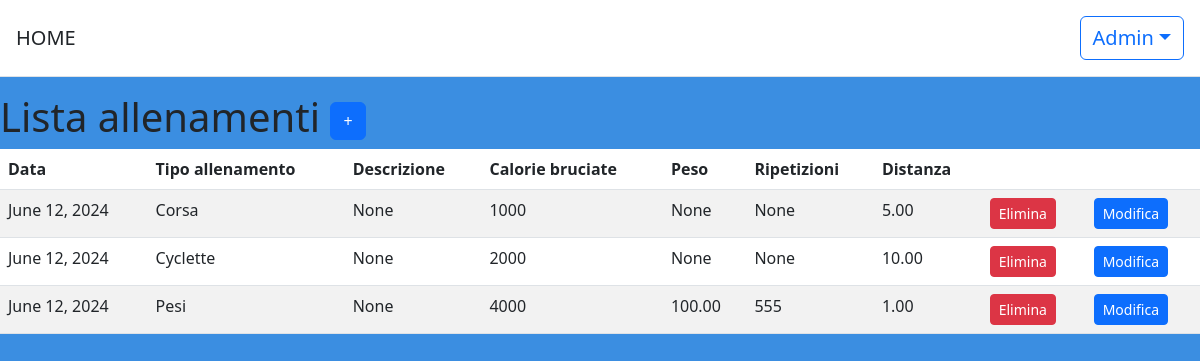
Page /workouts/ (signed in) on the committed database.
### users/models.py (models this page shows)
class CustomUser(AbstractUser):
    nome = models.CharField(max_length=100, null=True, blank=True)
    cognome = models.CharField(max_length=100, null=True, blank=True)
    età = models.PositiveIntegerField(null=True, blank=True)
    peso = models.PositiveIntegerField(null=True, blank=True)
    altezza = models.PositiveIntegerField(null=True, blank=True)

### workouts/models.py (models this page shows, shortened)
class Workout(models.Model):
    WORKOUT_TYPES = (
        ('Corsa', 'Corsa'),
        ('Pesi', 'Pesi'),
        ('Cyclette', 'Cyclette'),
        ('Altro', 'Altro'),
    )
    date = models.DateField(auto_now_add=True)
    repetitions = models.IntegerField(null=True, blank=True)
    weight = models.DecimalField(max_digits=5, decimal_places=2, null=True, blank=True)
    calories_burned = models.IntegerField(null=False, blank=False)
    workout_type = models.CharField(max_length=20, choices=WORKOUT_TYPES)
    distance = models.DecimalField(max_digits=5, decimal_places=2, null=True, blank=True)
    descrizione = models.CharField(max_length=50, null=True, blank=True)
    utente = models.ForeignKey(settings.AUTH_USER_MODEL, on_delete=models.CASCADE, null=True, blank=True, default=None)
    goal = models.ForeignKey('goals.GoalModel', on_delete=models.CASCADE, null=True, blank=True, default=None)

### workouts/views.py (the view)
# urls.py: path('', views.workout_list, name='workout_list'),
@login_required
def workout_list(request):
    workouts = Workout.objects.filter(utente=request.user)
    return render(request, 'workout_list.html', {'workouts': workouts})

### templates/workout_list.html (shortened to what this page needs)
{% extends "base.html" %}
{% block content %}
  <h1>
    Lista allenamenti
    <a href="{% url 'workouts' %}" class="btn btn-primary"> + </a>
  </h1>
 <div class="table-responsive" >
  <table class="table table-striped">
    <thead>
      <tr>
        <th>Data</th>
        <th>Tipo allenamento</th>
        <th>Descrizione</th>
        <th>Calorie bruciate</th>
        <th>Peso</th>
        <th>Ripetizioni</th>
        <th>Distanza</th>
        <th></th>
        <th></th>
      </tr>
    </thead>
    <tbody>
      {% for workout in workouts %}
        <tr>
          <td>{{ workout.date }}</td>
          <td>{{ workout.workout_type }}</td>
          <td>{{ workout.descrizione }}</td>
          <td>{{ workout.calories_burned }}</td>
          <td>{{ workout.weight }}</td>
          <td>{{ workout.repetitions }}</td>
          <td>{{ workout.distance }}</td>
          <td>
            <form action="{% url 'delete' workout.pk %}" method="post">
              <button type="submit" class="btn btn-danger btn-sm">Elimina</button>
            </form>
          </td>
          <td>
            <form action="{% url 'update' workout.pk %}" method="post">
              <button type="submit" class="btn btn-primary btn-sm">Modifica</button>
            </form>
          </td>
        </tr>
      {% empty %}
        <tr>
          <td colspan="8">Nessun allenamento trovato.</td>
        </tr>
      {% endfor %}
    </tbody>
  </table>
  </div>
{% endblock content %}

### templates/base.html (shortened to what this page needs)
<!DOCTYPE html>
<html>
{% load static %}
<head>
    <link href="https://cdn.jsdelivr.net/npm/bootstrap@5.2.3/dist/css/bootstrap.min.css" rel="stylesheet"
>
   <link rel="stylesheet" href="https://cdnjs.cloudflare.com/ajax/libs/bootstrap/5.3.0/css/bootstrap.min.css">
</head>
<header class="p-3 mb-3 border-bottom" style="background-color: white">
        <div class="d-flex flex-wrap align-items-center justify-content-center justify-content-lg-start">
            <a class="navbar-brand" href="{% url 'homeview' %}" style="font-size:20px">HOME</a>
            <div class="text-end">
                {% if user.is_authenticated %}
                <div class="dropdown" >
                    <button style="font-size:20px" class="btn btn-outline-primary dropdown-toggle" type="button" id="dropdownMenuButton" data-bs-toggle="dropdown" aria-expanded="false">
                        {{ user.username }}</button>
                </div>
                {% else %}
                <a href="{% url 'users:login' %}" class="btn btn-outline-primary me-2">Log In</a>
                <a href="{% url 'users:signup' %}" class="btn btn-primary">Sign Up</a>
                {% endif %}
            </div>
        </div>
    </header>
<body style="background-color:#3b8ee1">
    <main >
        {% block content %}
        {% endblock %}
    </main>
</body>
</html>

### rows in the picture
CustomUser: username "Admin"
Workout: date "June 12, 2024", workout_type "Corsa", descrizione "None", calories_burned "1000", weight "None", repetitions "None", distance "5.00"
Workout: date "June 12, 2024", workout_type "Cyclette", descrizione "None", calories_burned "2000", weight "None", repetitions "None", distance "10.00"
Workout: date "June 12, 2024", workout_type "Pesi", descrizione "None", calories_burned "4000", weight "100.00", repetitions "555", distance "1.00"
